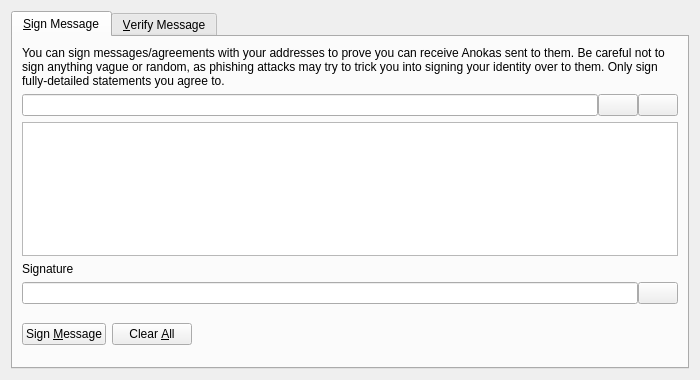
<?xml version="1.0" encoding="UTF-8"?>
<ui version="4.0">
 <class>SignVerifyMessageDialog</class>
 <widget class="QDialog" name="SignVerifyMessageDialog">
  <property name="geometry">
   <rect>
    <x>0</x>
    <y>0</y>
    <width>700</width>
    <height>380</height>
   </rect>
  </property>
  <property name="windowTitle">
   <string>Signatures - Sign / Verify a Message</string>
  </property>
  <property name="modal">
   <bool>true</bool>
  </property>
  <layout class="QVBoxLayout" name="verticalLayout">
   <item>
    <widget class="QTabWidget" name="tabWidget">
     <property name="currentIndex">
      <number>0</number>
     </property>
     <widget class="QWidget" name="tabSignMessage">
      <attribute name="title">
       <string>&amp;Sign Message</string>
      </attribute>
      <layout class="QVBoxLayout" name="verticalLayout_SM">
       <item>
        <widget class="QLabel" name="infoLabel_SM">
         <property name="text">
          <string>You can sign messages/agreements with your addresses to prove you can receive Anokas sent to them. Be careful not to sign anything vague or random, as phishing attacks may try to trick you into signing your identity over to them. Only sign fully-detailed statements you agree to.</string>
         </property>
         <property name="textFormat">
          <enum>Qt::PlainText</enum>
         </property>
         <property name="wordWrap">
          <bool>true</bool>
         </property>
        </widget>
       </item>
       <item>
        <layout class="QHBoxLayout" name="horizontalLayout_1_SM">
         <property name="spacing">
          <number>0</number>
         </property>
         <item>
          <widget class="QValidatedLineEdit" name="addressIn_SM">
           <property name="toolTip">
            <string>The Anokas address to sign the message with</string>
           </property>
          </widget>
         </item>
         <item>
          <widget class="QPushButton" name="addressBookButton_SM">
           <property name="toolTip">
            <string>Choose previously used address</string>
           </property>
           <property name="text">
            <string/>
           </property>
           <property name="shortcut">
            <string>Alt+A</string>
           </property>
           <property name="autoDefault">
            <bool>false</bool>
           </property>
          </widget>
         </item>
         <item>
          <widget class="QPushButton" name="pasteButton_SM">
           <property name="toolTip">
            <string>Paste address from clipboard</string>
           </property>
           <property name="text">
            <string/>
           </property>
           <property name="shortcut">
            <string>Alt+P</string>
           </property>
           <property name="autoDefault">
            <bool>false</bool>
           </property>
          </widget>
         </item>
        </layout>
       </item>
       <item>
        <widget class="QPlainTextEdit" name="messageIn_SM">
         <property name="toolTip">
          <string>Enter the message you want to sign here</string>
         </property>
        </widget>
       </item>
       <item>
        <widget class="QLabel" name="signatureLabel_SM">
         <property name="text">
          <string>Signature</string>
         </property>
         <property name="textFormat">
          <enum>Qt::PlainText</enum>
         </property>
        </widget>
       </item>
       <item>
        <layout class="QHBoxLayout" name="horizontalLayout_2_SM">
         <property name="spacing">
          <number>0</number>
         </property>
         <item>
          <widget class="QLineEdit" name="signatureOut_SM">
           <property name="font">
            <font>
             <italic>true</italic>
            </font>
           </property>
           <property name="readOnly">
            <bool>true</bool>
           </property>
          </widget>
         </item>
         <item>
          <widget class="QPushButton" name="copySignatureButton_SM">
           <property name="toolTip">
            <string>Copy the current signature to the system clipboard</string>
           </property>
           <property name="text">
            <string/>
           </property>
           <property name="autoDefault">
            <bool>false</bool>
           </property>
          </widget>
         </item>
        </layout>
       </item>
       <item>
        <layout class="QHBoxLayout" name="horizontalLayout_3_SM">
         <item>
          <widget class="QPushButton" name="signMessageButton_SM">
           <property name="toolTip">
            <string>Sign the message to prove you own this Anokas address</string>
           </property>
           <property name="text">
            <string>Sign &amp;Message</string>
           </property>
           <property name="autoDefault">
            <bool>false</bool>
           </property>
          </widget>
         </item>
         <item>
          <widget class="QPushButton" name="clearButton_SM">
           <property name="toolTip">
            <string>Reset all sign message fields</string>
           </property>
           <property name="text">
            <string>Clear &amp;All</string>
           </property>
           <property name="autoDefault">
            <bool>false</bool>
           </property>
          </widget>
         </item>
         <item>
          <spacer name="horizontalSpacer_1_SM">
           <property name="orientation">
            <enum>Qt::Horizontal</enum>
           </property>
           <property name="sizeHint" stdset="0">
            <size>
             <width>40</width>
             <height>48</height>
            </size>
           </property>
          </spacer>
         </item>
         <item>
          <widget class="QLabel" name="statusLabel_SM">
           <property name="font">
            <font>
             <weight>75</weight>
             <bold>true</bold>
            </font>
           </property>
           <property name="text">
            <string/>
           </property>
           <property name="wordWrap">
            <bool>true</bool>
           </property>
          </widget>
         </item>
         <item>
          <spacer name="horizontalSpacer_2_SM">
           <property name="orientation">
            <enum>Qt::Horizontal</enum>
           </property>
           <property name="sizeHint" stdset="0">
            <size>
             <width>40</width>
             <height>48</height>
            </size>
           </property>
          </spacer>
         </item>
        </layout>
       </item>
      </layout>
     </widget>
     <widget class="QWidget" name="tabVerifyMessage">
      <attribute name="title">
       <string>&amp;Verify Message</string>
      </attribute>
      <layout class="QVBoxLayout" name="verticalLayout_VM">
       <item>
        <widget class="QLabel" name="infoLabel_VM">
         <property name="text">
          <string>Enter the receiver's address, message (ensure you copy line breaks, spaces, tabs, etc. exactly) and signature below to verify the message. Be careful not to read more into the signature than what is in the signed message itself, to avoid being tricked by a man-in-the-middle attack. Note that this only proves the signing party receives with the address, it cannot prove sendership of any transaction!</string>
         </property>
         <property name="textFormat">
          <enum>Qt::PlainText</enum>
         </property>
         <property name="alignment">
          <set>Qt::AlignLeading|Qt::AlignLeft|Qt::AlignTop</set>
         </property>
         <property name="wordWrap">
          <bool>true</bool>
         </property>
        </widget>
       </item>
       <item>
        <layout class="QHBoxLayout" name="horizontalLayout_1_VM">
         <property name="spacing">
          <number>0</number>
         </property>
         <item>
          <widget class="QValidatedLineEdit" name="addressIn_VM">
           <property name="toolTip">
            <string>The Anokas address the message was signed with</string>
           </property>
          </widget>
         </item>
         <item>
          <widget class="QPushButton" name="addressBookButton_VM">
           <property name="toolTip">
            <string>Choose previously used address</string>
           </property>
           <property name="text">
            <string/>
           </property>
           <property name="shortcut">
            <string>Alt+A</string>
           </property>
           <property name="autoDefault">
            <bool>false</bool>
           </property>
          </widget>
         </item>
        </layout>
       </item>
       <item>
        <widget class="QPlainTextEdit" name="messageIn_VM"/>
       </item>
       <item>
        <widget class="QValidatedLineEdit" name="signatureIn_VM"/>
       </item>
       <item>
        <layout class="QHBoxLayout" name="horizontalLayout_2_VM">
         <item>
          <widget class="QPushButton" name="verifyMessageButton_VM">
           <property name="toolTip">
            <string>Verify the message to ensure it was signed with the specified Anokas address</string>
           </property>
           <property name="text">
            <string>Verify &amp;Message</string>
           </property>
           <property name="autoDefault">
            <bool>false</bool>
           </property>
          </widget>
         </item>
         <item>
          <widget class="QPushButton" name="clearButton_VM">
           <property name="toolTip">
            <string>Reset all verify message fields</string>
           </property>
           <property name="text">
            <string>Clear &amp;All</string>
           </property>
           <property name="autoDefault">
            <bool>false</bool>
           </property>
          </widget>
         </item>
         <item>
          <spacer name="horizontalSpacer_1_VM">
           <property name="orientation">
            <enum>Qt::Horizontal</enum>
           </property>
           <property name="sizeHint" stdset="0">
            <size>
             <width>40</width>
             <height>48</height>
            </size>
           </property>
          </spacer>
         </item>
         <item>
          <widget class="QLabel" name="statusLabel_VM">
           <property name="font">
            <font>
             <weight>75</weight>
             <bold>true</bold>
            </font>
           </property>
           <property name="text">
            <string/>
           </property>
           <property name="wordWrap">
            <bool>true</bool>
           </property>
          </widget>
         </item>
         <item>
          <spacer name="horizontalSpacer_2_VM">
           <property name="orientation">
            <enum>Qt::Horizontal</enum>
           </property>
           <property name="sizeHint" stdset="0">
            <size>
             <width>40</width>
             <height>48</height>
            </size>
           </property>
          </spacer>
         </item>
        </layout>
       </item>
      </layout>
     </widget>
    </widget>
   </item>
  </layout>
 </widget>
 <customwidgets>
  <customwidget>
   <class>QValidatedLineEdit</class>
   <extends>QLineEdit</extends>
   <header>qvalidatedlineedit.h</header>
  </customwidget>
 </customwidgets>
 <resources>
  <include location="../anokas.qrc"/>
 </resources>
 <connections/>
</ui>
